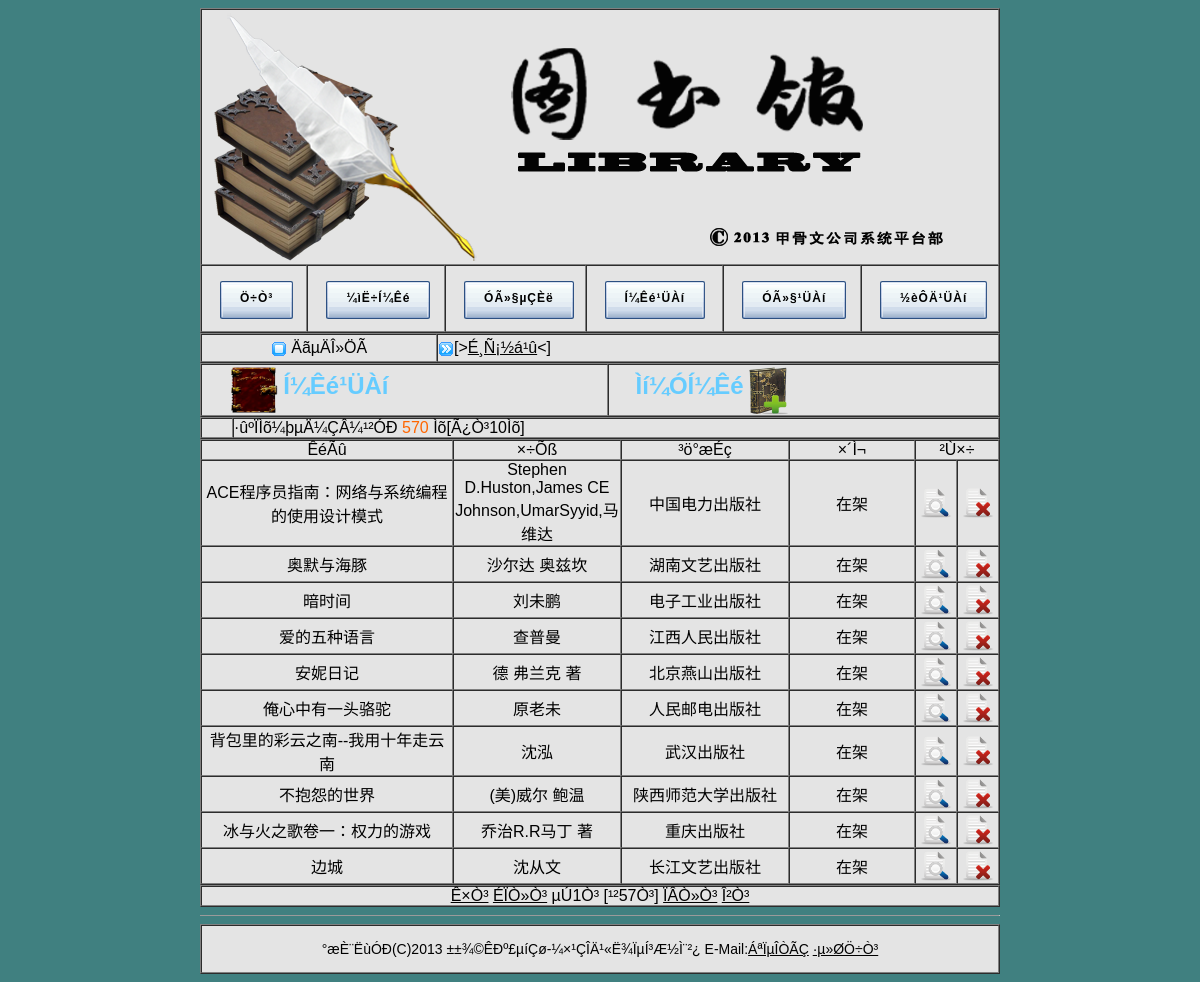
Screenshot of /bookfilter.php (signed in) with the database file from the repository.
### tables this page shows
CREATE TABLE `books` (
  `ID` varchar(10) NOT NULL,
  `BookName` varchar(50) NOT NULL,
  `Author` varchar(50) NOT NULL,
  `Publisher` varchar(50) NOT NULL,
  `Status` varchar(20) NOT NULL,
  PRIMARY KEY (`ID`)
);

### bookfilter.php (the view, shortened to what this page needs)
<html>
<head>
<link href="lms.css" rel="stylesheet" type="text/css">
</head>
<body>
<center>
<table border="1" width="800" cellspacing="0" cellpadding="0" bgcolor="#E4E4E4" bordercolorlight="#C2C2C2" bordercolordark="#FFFFFF">
  <tr height="256">
    <td colspan="6"><img src="pics/banner.png" width="796" height="254"></td>
  </tr>
  <tr height="50">
    <td width="100"><div class="button"><li><a href="library.php"><b>Ö÷Ò³</b></a></li>
    </div></td>
    <td width="130"><div class="button"><li><a href="search.php"><b>¼ìË÷Í¼Êé</b></a></li>
    </div></td>
	 <td width="130"><div class="button"><li><a href="login.php"><b>ÓÃ»§µÇÈë</b></a></li>
    </div></td>
    <td width="130"><div class="button"><li><a href="bookmanage.php"><b>Í¼Êé¹ÜÀí</b></a></li>
    </div></td>
    <td width="130"><div class="button"><li><a href="usermanage.php"><b>ÓÃ»§¹ÜÀí</b></a></li>
    </div></td>
    <td width="130"><div class="button"><li><a href="recordmanage.php"><b>½èÔÄ¹ÜÀí</b></a></li>
    </div></td>
  </tr>
</table>
</center>
<center>
<table border="1" width="800" height="30" cellspacing="0" cellpadding="0" bgcolor="#E4E4E4" bordercolorlight="#C2C2C2" bordercolordark="#FFFFFF">
	<tr>
  	<td width="234" align="center">
  	<img src="pics/position.png" width="16" height="16" align="absmiddle">&nbsp;ÄãµÄÎ»ÖÃ	</td>
    <td><img src="pics/rightdir.png" width="16" height="16" align="absmiddle">[&gt;<a href="bookmanage.php">É¸Ñ¡½á¹û</a>&lt;]</td>
	</tr>
</table>
</center>
<div align="center">
<center>
	<?php
		$querywhere = "select * from books where 1='1' ";
		$result = mysql_query($querywhere );
		$rows_total = @mysql_num_rows($result);
		$page_no = $_GET['page_no'];
		$page_num = 10;
		$page_total = floor($rows_total/10);
		if(!$page_no)
		{
			$page_no = 1;
		}
		$start_num = $page_num * ($page_no-1);
		$sql = $querywhere."limit $start_num,$page_num";
		$result = mysql_query($sql);
		$rows = @mysql_num_rows($result);
	?>
<center>
<table border="1" width="800" cellspacing="0" cellpadding="0" bgcolor="#E4E4E4" bordercolorlight="#C2C2C2" bordercolordark="#FFFFFF">
    <tr>
	<td>
	<img src="pics/book.png" alt="Í¼Êé¹ÜÀí" width="50" height="50" align="absmiddle">
	<strong><font color="#66CCFF" size="5">Í¼Êé¹ÜÀí</font></strong>	</td>
        <td>
	<strong><font color="#66CCFF" size="5">Ìí¼ÓÍ¼Êé</font></strong>
	<a href="bookmanage.php" ><img src="pics/bookadd.png" alt="ÐÂÔöÍ¼Êé" border="0" width="40" height="50" align="absmiddle"></a></td>
	</tr>
<tr>
<table border="1" width="800" cellspacing="0" cellpadding="0" bgcolor="#E4E4E4" bordercolorlight="#C2C2C2" bordercolordark="#FFFFFF">
    <tr valign="bottom">
	<td width="30">
        </td>
        <td>
	<div align="left">
	·ûºÏÌõ¼þµÄ¼ÇÂ¼¹²ÓÐ
	<font color="#FF6600"><?php echo "$rows_total"?></font>
	Ìõ[Ã¿Ò³10Ìõ]
	</div>
	</td>
	</tr>
</table>
</tr>
</table>
</center>
</div>
<div align="center">
<table border="1" width="800" cellspacing="0" cellpadding="0" bgcolor="#E4E4E4" bordercolorlight="#C2C2C2" bordercolordark="#FFFFFF">
    <tr>
	<td width="30%"><div align="center">ÊéÃû</div></td>
	<td width="20%"><div align="center">×÷Õß</div></td>
	<td width="20%"><div align="center">³ö°æÉç</div></td>
	<td width="15%"><div align="center">×´Ì¬</div></td>
	<td width="15%" colspan="3"><div align="center">²Ù×÷</div></td>
	</tr>
	<?php
		for($i=0;$i<$rows;$i++)
		{
			$data = @mysql_fetch_array($result);
			$bookname = $data['BookName'];
			$bookauthor = $data['Author'];
			$bookpress = $data['Publisher'];
			$booktype = $data['Status'];
			$bookid = $data['ID'];
	?>
	<tr>
	<td width="30%"><div align="center"><?php echo "$bookname" ?></div></td>
	<td width="20%"><div align="center"><?php echo "$bookauthor" ?></div></td>
	<td width="20%"><div align="center"><?php echo "$bookpress" ?></div></td>
	<td width="15%"><div align="center"><?php echo "$booktype" ?></div></td>
	<td width="5%"><div align="center">
	<a href="bookinfo.php?bookid=<?php echo "$bookid"?>">
	<img src="pics/bookview.png" alt="ÏÔÊ¾ÏêÏ¸ÐÅÏ¢" border="0" width="34" height="34"></a></div></td>
	<td width="5%"><div align="center">
	<a href="bookdelete.php?bookid=<?php echo "$bookid"?>">
	<img src="pics/bookdelete.png" alt="É¾³ý" border="0" width="34" height="34"></a></div></td>
	</tr>
	<?php
		}
	?>
</table>
<table border="1" width="800" cellspacing="0" cellpadding="0" bgcolor="#E4E4E4" bordercolorlight="#C2C2C2" bordercolordark="#FFFFFF">
<tr>
<td align="center">
<?php
echo "<a href='bookmanage.php?page_no=1'>Ê×Ò³</a>";
echo "<a href='bookmanage.php?page_no=".($page_no-1)."'>ÉÏÒ»Ò³</a>";
echo "µÚ".$page_no."Ò³ [¹²".$page_total."Ò³]";
echo "<a href='bookmanage.php?page_no=".($page_no+1)."'>ÏÂÒ»Ò³</a>";
echo "<a href='bookmanage.php?page_no=".$page_total."'>Î²Ò³</a>";
?>
</td>
</tr>
</table>
</div>
<center>
	<table border="0" width="800" cellspacing="0" cellpadding="0">
	<tr>
		<td><hr size="1"></td>
	</tr>
	</table>
	<table border="1" width="800" height="50" cellspacing="0" cellpadding="0" bgcolor="#E4E4E4" bordercolorlight="#C2C2C2" bordercolordark="#FFFFFF">
	<tr>
		<td align="center" height="23" style="font-size:10.5pt">°æÈ¨ËùÓÐ(C)2013 ±±¾©ÊÐº£µíÇø-¼×¹ÇÎÄ¹«Ë¾ÏµÍ³Æ½Ì¨²¿
		E-Mail:<a href="#">ÁªÏµÎÒÃÇ</a>
		<a href="library.php">·µ»ØÖ÷Ò³</a> </td>
	</tr>
	</table>
</center>
</body>
</html>

### lms.css (style rules this page uses)
body { background: #408080; font-family: "Lucida Grande", Helvetica, Arial, sans-serif; font-size: 12px; }
a { color:#000; }
.button { margin:0; padding:15px 0 50px 18px; list-style:none; }
.button li { display:inline; float:left; margin-right:5px; background:url(pics/hover_button.gif); }
.button li a { display:block; height:38px; float:left; background:url(pics/button.gif); text-decoration:none; font-size:12px; font-family:arial, sans-serif; letter-spacing:1px; line-height:35px; }
.button li b { margin:0 0 0 20px; display:inline; float:left; height:38px; background:url(pics/button.gif) right top; padding:0 20px 0 0; color:#000; }

### rows the page displays
books: BookName "ACE程序员指南：网络与系统编程的使用设计模式", Author "Stephen D.Huston,James CE Johnson,UmarSyyid,马维达", Publisher "中国电力出版社", Status "在架"
books: BookName "奥默与海豚", Author "沙尔达 奥兹坎", Publisher "湖南文艺出版社", Status "在架"
books: BookName "暗时间", Author "刘未鹏", Publisher "电子工业出版社", Status "在架"
books: BookName "爱的五种语言", Author "查普曼", Publisher "江西人民出版社", Status "在架"
books: BookName "安妮日记", Author "德 弗兰克 著", Publisher "北京燕山出版社", Status "在架"
books: BookName "俺心中有一头骆驼", Author "原老未", Publisher "人民邮电出版社", Status "在架"
books: BookName "背包里的彩云之南--我用十年走云南", Author "沈泓", Publisher "武汉出版社", Status "在架"
books: BookName "不抱怨的世界", Author "(美)威尔 鲍温", Publisher "陕西师范大学出版社", Status "在架"
books: BookName "冰与火之歌卷一：权力的游戏", Author "乔治R.R马丁 著", Publisher "重庆出版社", Status "在架"
books: BookName "边城", Author "沈从文", Publisher "长江文艺出版社", Status "在架"

### other values shown
$rows_total "570"
$page_no "1"
$page_total "57"
